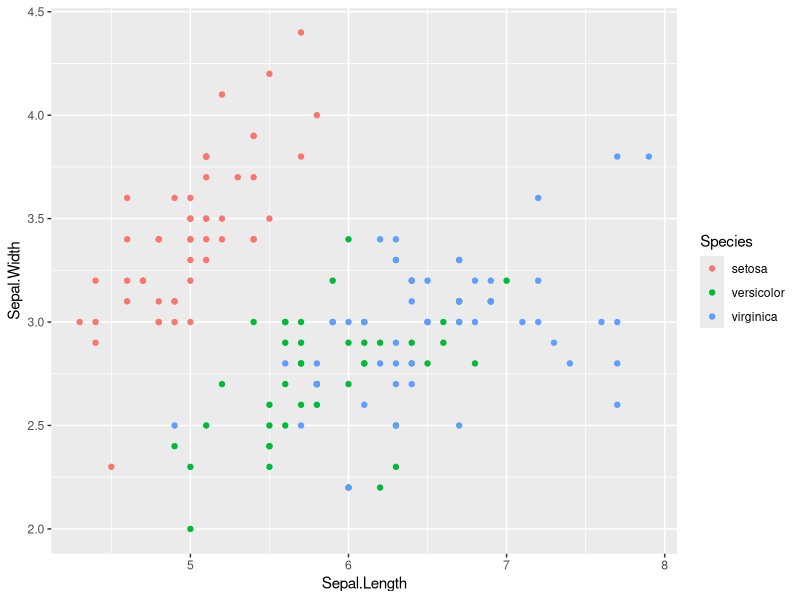
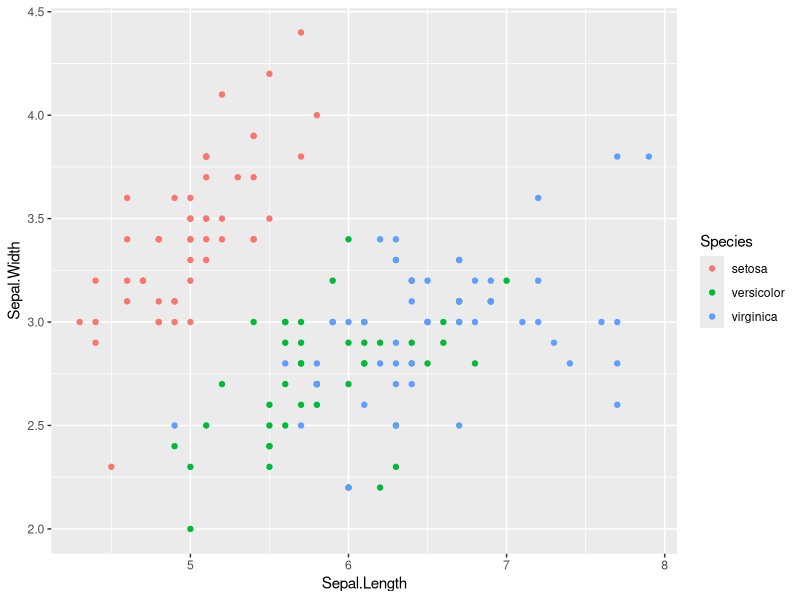
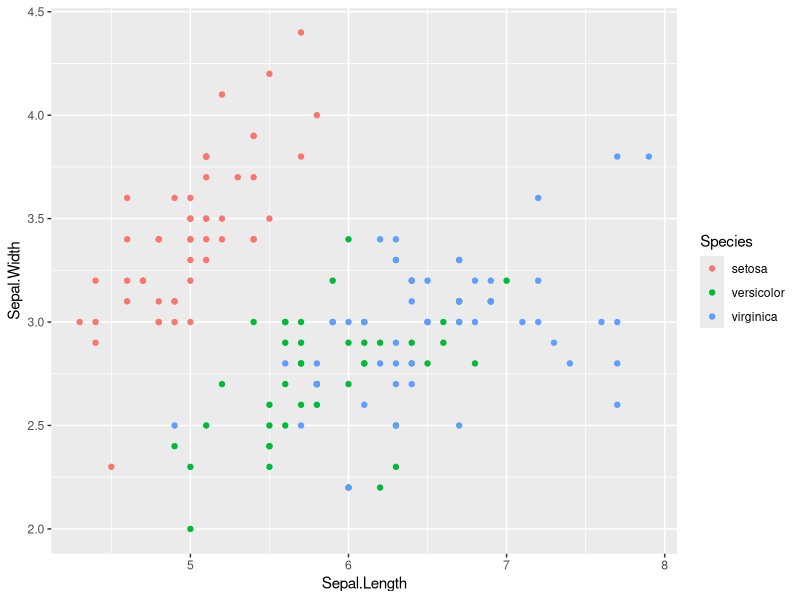
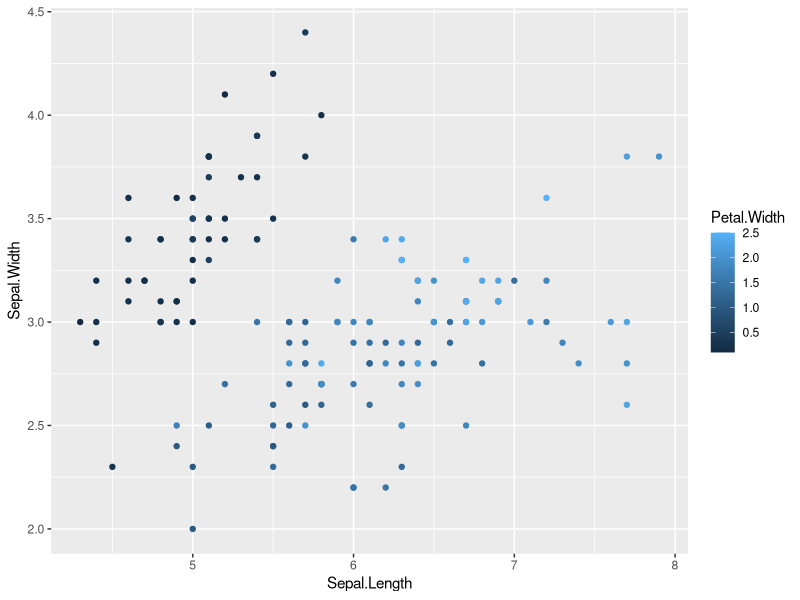
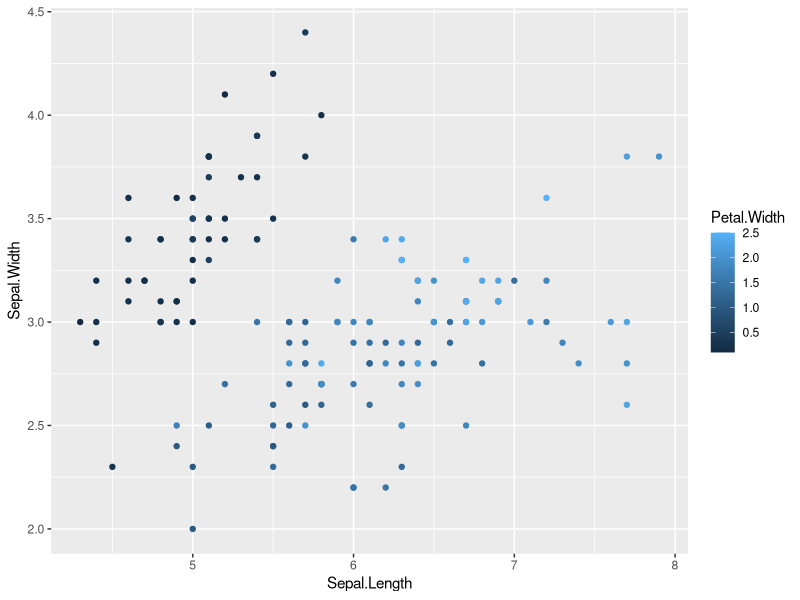
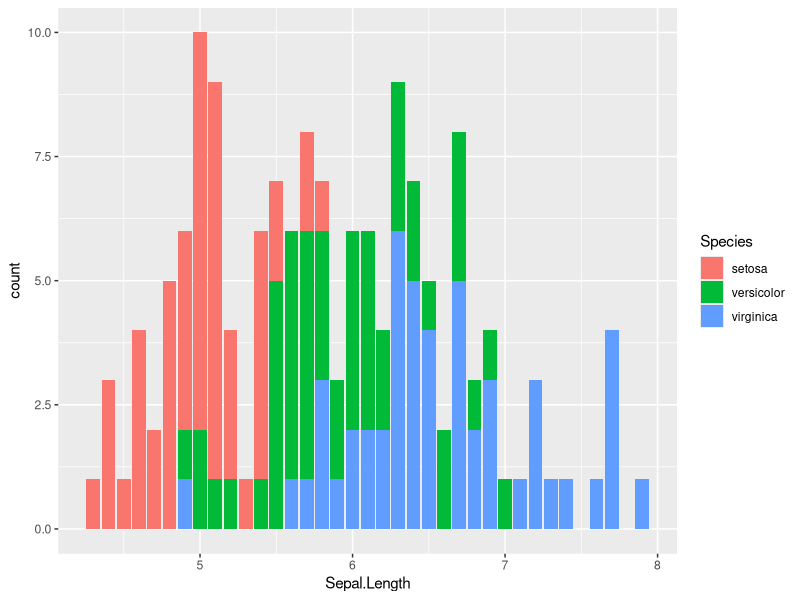
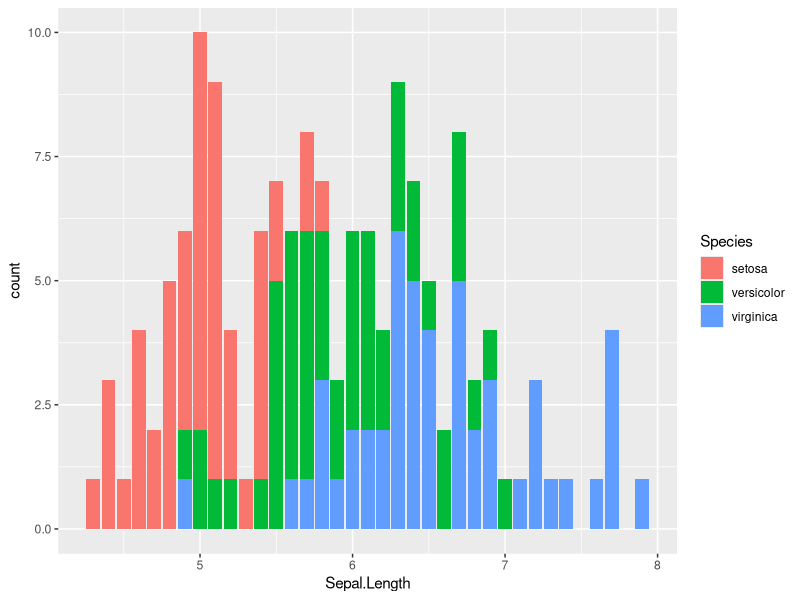
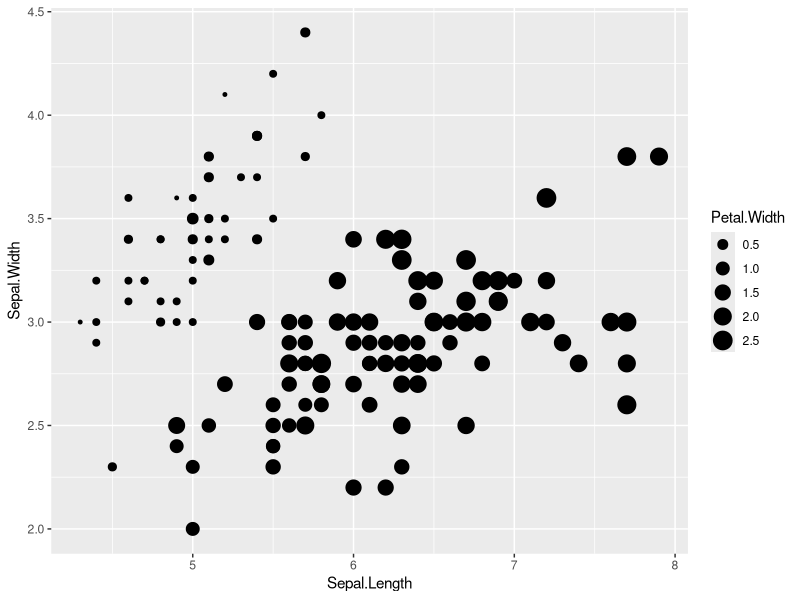

Write the R code that produced these figures, in order.
## ---- chunk 1
# Load ggplot2
library(ggplot2)

# Scatterplot using iris data set
ggplot(data = iris,
       mapping =
         aes(x = Sepal.Length,
           y = Sepal.Width,
           colour = Species)) +
  geom_point()

## ---- chunk 2
# Load ggplot2
library(ggplot2)

# Scatterplot using iris data set with colour
ggplot(data = iris,
       mapping =
         aes(x = Sepal.Length,
           y = Sepal.Width,
           colour = Species)) +
  geom_point()

## ---- chunk 3
#| echo: FALSE
#| eval: TRUE
#| fig.width: 6
#| fig.asp: 0.618


# Load ggplot2
library(ggplot2)

# Scatterplot using iris data set with colour
ggplot(data = iris,
       mapping =
         aes(x = Sepal.Length,
           y = Sepal.Width,
           colour = Species)) +
  geom_point()

## ---- chunk 4
# Load ggplot2
library(ggplot2)

# Scatterplot using iris data set with colour (continuous)
ggplot(data = iris,
       mapping =
         aes(x = Sepal.Length,
           y = Sepal.Width,
           colour = Petal.Width)) +
  geom_point()

## ---- chunk 5
#| echo: FALSE
#| eval: TRUE
#| fig.width: 6
#| fig.asp: 0.618


# Load ggplot2
library(ggplot2)

# Scatterplot using iris data set with colour (continuous)
ggplot(data = iris,
       mapping =
         aes(x = Sepal.Length,
           y = Sepal.Width,
           colour = Petal.Width)) +
  geom_point()

## ---- chunk 6
# Load ggplot2
library(ggplot2)

# Bar plot using iris data set with fill
ggplot(data = iris,
       mapping =
         aes(x = Sepal.Length,
           fill = Species)) +
  geom_bar()

## ---- chunk 7
#| echo: FALSE
#| eval: TRUE
#| fig.width: 6
#| fig.asp: 0.618


# Load ggplot2
library(ggplot2)

# Bar plot using iris data set with fill
ggplot(data = iris,
       mapping =
         aes(x = Sepal.Length,
           fill = Species)) +
  geom_bar()

## ---- chunk 8
# Load ggplot2
library(ggplot2)

# Scatterplot using iris data set with size
ggplot(data = iris,
       mapping =
         aes(x = Sepal.Length,
           y = Sepal.Width,
           size = Petal.Width)) +
  geom_point()

## ---- chunk 9
#| echo: FALSE
#| eval: TRUE
#| fig.width: 6
#| fig.asp: 0.618


# Load ggplot2
library(ggplot2)

# Scatterplot using iris data set with size
ggplot(data = iris,
       mapping =
         aes(x = Sepal.Length,
           y = Sepal.Width,
           size = Petal.Width)) +
  geom_point()

## ---- chunk 10
# Load ggplot2
library(ggplot2)

# Scatterplot using iris data set with shapes
ggplot(data = iris,
       mapping =
         aes(x = Sepal.Length,
           y = Sepal.Width,
           shape = Species)) +
  geom_point()

## ---- chunk 11
#| echo: FALSE
#| eval: TRUE
#| fig.width: 6
#| fig.asp: 0.618


# Load ggplot2
library(ggplot2)

# Scatterplot using iris data set with size
ggplot(data = iris,
       mapping =
         aes(x = Sepal.Length,
           y = Sepal.Width,
           shape = Species)) +
  geom_point()

## ---- chunk 12
# Load ggplot2
library(ggplot2)

# Scatterplot using iris data set with colour and shapes
ggplot(data = iris,
       mapping =
         aes(x = Sepal.Length,
           y = Sepal.Width,
           colour = Species,
           shape = Species)) +
  geom_point()

## ---- chunk 13
#| echo: FALSE
#| eval: TRUE
#| fig.width: 6
#| fig.asp: 0.618


# Load ggplot2
library(ggplot2)

# Scatterplot using iris data set with colour and shapes
ggplot(data = iris,
       mapping =
         aes(x = Sepal.Length,
           y = Sepal.Width,
           colour = Species,
           shape = Species)) +
  geom_point()

## ---- chunk 14
# Load ggplot2
library(ggplot2)

# Bar plot using iris data set with fill
ggplot(data = iris,
       mapping =
         aes(x = Sepal.Length,
           fill = Species)) +
  geom_bar()

## ---- chunk 15
#| echo: FALSE
#| eval: TRUE
#| fig.width: 6
#| fig.asp: 0.618


# Load ggplot2
library(ggplot2)

# Bar plot using iris data set with fill
ggplot(data = iris,
       mapping =
         aes(x = Sepal.Length,
           fill = Species)) +
  geom_bar()

## ---- chunk 16
# Load ggplot2
library(ggplot2)

# Density plot using iris data set with fill
ggplot(data = iris,
       mapping =
         aes(x = Sepal.Length,
           fill = Species)) +
  geom_density()

## ---- chunk 17
#| echo: FALSE
#| eval: TRUE
#| fig.width: 6
#| fig.asp: 0.618


# Load ggplot2
library(ggplot2)

# Density plot using iris data set with fill
ggplot(data = iris,
       mapping =
         aes(x = Sepal.Length,
           fill = Species)) +
  geom_density()

## ---- chunk 18
# Load ggplot2
library(ggplot2)

# Density plot using iris data set with fill and alpha
ggplot(data = iris,
       mapping =
         aes(x = Sepal.Length,
           fill = Species,
           position = "identity",
           alpha = 0.5)) +
  geom_density()

## ---- chunk 19
#| echo: FALSE
#| eval: TRUE
#| fig.width: 6
#| fig.asp: 0.618


# Load ggplot2
library(ggplot2)

# Density plot using iris data set with fill and alpha
ggplot(data = iris,
       mapping =
         aes(x = Sepal.Length,
           fill = Species,
           alpha = 0.5)) +
  geom_density()

## ---- chunk 20
# Load ggplot2
library(ggplot2)

# Scatterplot using iris data set with shapes
ggplot(data = iris,
       mapping =
         aes(x = Sepal.Length,
           y = Sepal.Width,
           alpha = Petal.Width)) +
  geom_point()

## ---- chunk 21
#| echo: FALSE
#| eval: TRUE
#| fig.width: 6
#| fig.asp: 0.618


# Load ggplot2
library(ggplot2)

# Scatterplot using iris data set with size
ggplot(data = iris,
       mapping =
         aes(x = Sepal.Length,
           y = Sepal.Width,
           alpha = Petal.Width)) +
  geom_point()

## ---- chunk 22
# Load ggplot2
library(ggplot2)

# Scatterplot using iris data set with size
ggplot(data = iris,
       mapping =
         aes(x = Sepal.Length,
           y = Sepal.Width,
           alpha = Petal.Width)) +
  geom_point()

## ---- chunk 23
#| echo: FALSE
#| eval: TRUE
#| fig.width: 6
#| fig.asp: 0.618


# Load ggplot2
library(ggplot2)

# Scatterplot using iris data set with size
ggplot(data = iris,
       mapping =
         aes(x = Sepal.Length,
           y = Sepal.Width,
           alpha = Petal.Width)) +
  geom_point()

## ---- chunk 24
# Load ggplot2
library(ggplot2)

# Scatterplot using iris data set with facet_wrap()
ggplot(data = iris,
       mapping =
         aes(x = Sepal.Length,
           y = Sepal.Width)) +
  geom_point() +
  facet_wrap(~ Species)

## ---- chunk 25
#| echo: FALSE
#| eval: TRUE
#| fig.width: 6
#| fig.asp: 0.618


# Load ggplot2
library(ggplot2)

# Scatterplot using iris data set with facet_wrap()
ggplot(data = iris,
       mapping =
         aes(x = Sepal.Length,
           y = Sepal.Width)) +
  geom_point() +
  facet_wrap(~ Species)
## ---- chunk 26
# Load ggplot2
library(ggplot2)

# Scatterplot using mtcars data set with facet_wrap()
ggplot(data = mtcars,
       mapping =
         aes(x = hp,
           y = mpg)) +
  geom_point() +
  facet_grid(am ~ cyl)

## ---- chunk 27
#| echo: FALSE
#| eval: TRUE
#| fig.width: 6
#| fig.asp: 0.618


# Load ggplot2
library(ggplot2)

# Scatterplot using mtcars data set with facet_wrap()
ggplot(data = mtcars,
       mapping =
         aes(x = hp,
           y = mpg)) +
  geom_point() +
  facet_grid(am ~ cyl)
## ---- chunk 28
# Load ggplot2
library(ggplot2)

# Scatterplot using iris data, but only below Sepal.Length of 7
ggplot(data = iris,
       mapping =
         aes(x = Sepal.Length,
           y = Sepal.Width,
           colour = Species)) +
  geom_point()

## ---- chunk 29
# Load ggplot2
library(ggplot2)

# Load the tidyverse
library(tidyverse)

# Scatterplot using iris data, but only below Sepal.Length of 7
iris |>
  mutate(Sepal.Length = ifelse(Sepal.Length <=7, Sepal.Length, NA)) |>
  ggplot(mapping =
         aes(x = Sepal.Length,
           y = Sepal.Width,
           colour = Species)) +
  geom_point()

## ---- chunk 30
#| echo: FALSE
#| eval: TRUE
#| fig.width: 6
#| fig.asp: 0.618

# Load ggplot2
library(ggplot2)

# Load the tidyverse
library(tidyverse)

# Scatterplot using iris data, but only below Sepal.Length of 7
iris |>
  mutate(Sepal.Length = ifelse(Sepal.Length <=7, Sepal.Length, NA)) |>
  ggplot(mapping =
         aes(x = Sepal.Length,
           y = Sepal.Width,
           colour = Species)) +
  geom_point()

## ---- chunk 31
# Load ggplot2
library(ggplot2)

# Scatterplot using iris data, but only
# below Sepal.Length of 7
ggplot(data = iris,
       mapping =
         aes(x = Sepal.Length,
           y = Sepal.Width,
           colour = Species)) +
  geom_point()

## ---- chunk 32
# Load ggplot2
library(ggplot2)

# Scatterplot using iris data, but only
# below Sepal.Length of 7
iris |>
  ggplot(mapping =
         aes(x = Sepal.Length,
           y = Sepal.Width,
           colour = Species)) +
  geom_point() +
  xlim(NA, 7)

## ---- chunk 33
#| echo: FALSE
#| eval: TRUE
#| fig.width: 6
#| fig.asp: 0.618

# Load ggplot2
library(ggplot2)

# Scatterplot using iris data, but only
# below Sepal.Length of 7
iris |>
  ggplot(mapping =
         aes(x = Sepal.Length,
           y = Sepal.Width,
           colour = Species)) +
  geom_point() +
  xlim(NA, 7)

## ---- chunk 34
# Load ggplot2
library(ggplot2)
# Scatterplot using iris data set with labs()
ggplot(data = iris,
       mapping =
         aes(x = Sepal.Length,
           y = Sepal.Width,
           colour = Species)) +
  geom_point() +
  labs(
    x = "Length of sepals, in cm",
    y = "Width of sepals, in cm",
    colour = "Biological species",
    title = "In plants, sepals length grows with sepal width",
    subtitle = "Selection of three plants"
  )
## ---- chunk 35
#| echo: FALSE
#| eval: TRUE
#| fig.width: 6
#| fig.asp: 0.618
# Load ggplot2
library(ggplot2)
# Scatterplot using iris data set with labs()
ggplot(data = iris,
       mapping =
         aes(x = Sepal.Length,
           y = Sepal.Width,
           colour = Species)) +
  geom_point() +
  labs(
    x = "Length of sepals, in cm",
    y = "Width of sepals, in cm",
    colour = "Biological species",
    title = "In plants, sepals length grows with sepal width",
    subtitle = "Selection of three plants"
  )
